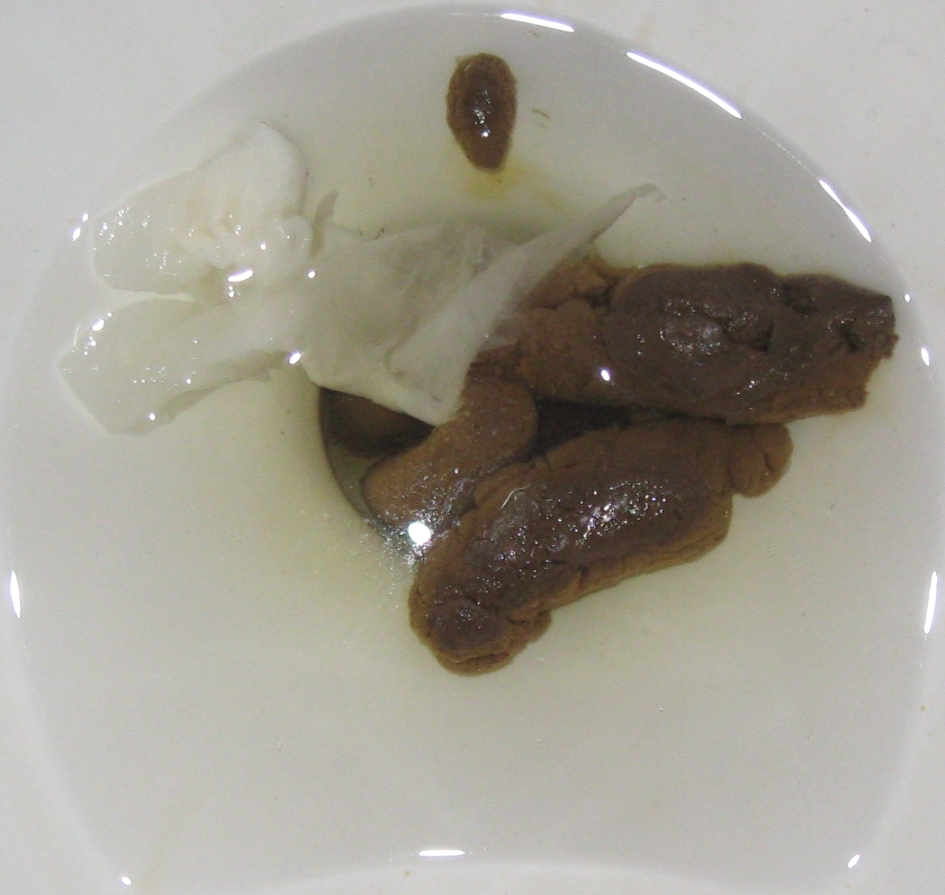
#> input picture images/stool_sample(1).jpg, 945 x 895 px
$ python temp.py   (older library calls are emulated)
#> lines starting #> are read from the running program, lines starting #| are printed output that depends on the picture; after the words box and inside, x2 and y2 are one past the last pixel; in counts of white or black regions, pixels touching at a corner belong together
import numpy as np
import cv2

img = cv2.imread("images/stool_sample(1).jpg", 0)
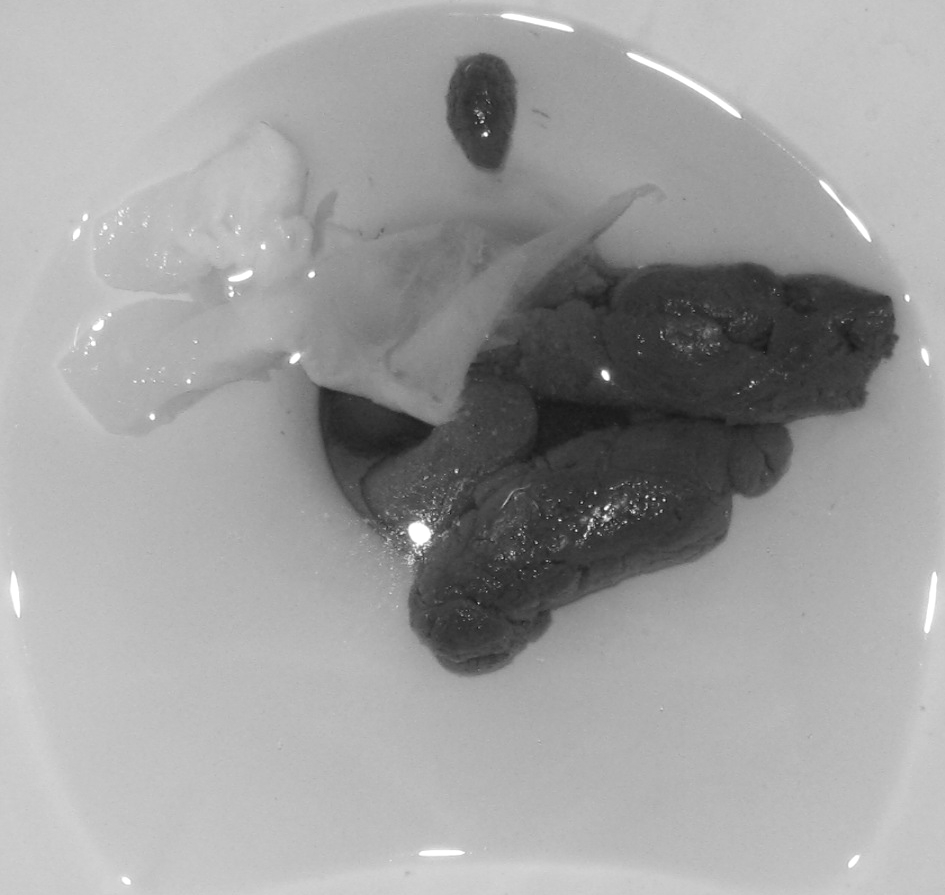
#> img: shape (895, 945); min 22, max 255, mean 158.3

_, contours, _ = cv2.findContours(img, cv2.RETR_LIST, cv2.CHAIN_APPROX_NONE)
#> contours = 1 contour; box (x1, y1, x2, y2) and area: (0, 0, 945, 895) 843936
contour_info = []
# The index of the contour that surrounds your object
for c in contours:
    contour_info.append((
        c,
        cv2.isContourConvex(c),
        cv2.contourArea(c),
    ))
#> this loop made 1 pass
#> after the loop, contour_info = 1 item

contour_info = sorted(contour_info, key=lambda x: x[2], reverse=True)

mask = np.zeros_like(img) # Create mask where white is what we want, black otherwise
cv2.drawContours(mask, contours, 0, 255, -1) # Draw filled contour in mask
#> mask: shape (895, 945); every value is 255
out = np.zeros_like(img) # Extract out the object and place into output image
out[mask == 255] = img[mask == 255]

# Now crop
(x, y) = np.where(mask == 255)
(topx, topy) = (np.min(x), np.min(y))
#> topx = 0; topy = 0
(bottomx, bottomy) = (np.max(x), np.max(y))
#> bottomx = 894; bottomy = 944
out = out[topx:bottomx+1, topy:bottomy+1]

# Show the output image
cv2.imshow('Output', out)
cv2.waitKey(5000)

$ run again, with images/stool_sample(2).jpg copied over images/stool_sample(1).jpg
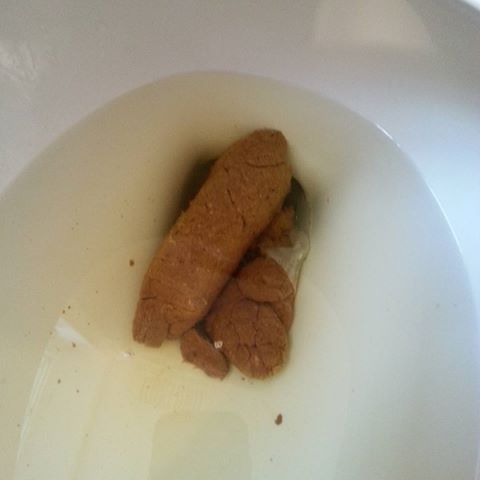
#> input picture images/stool_sample(2).jpg, 480 x 480 px
#> `img = cv2.imread("images/stool_sample(1).jpg", 0)`:
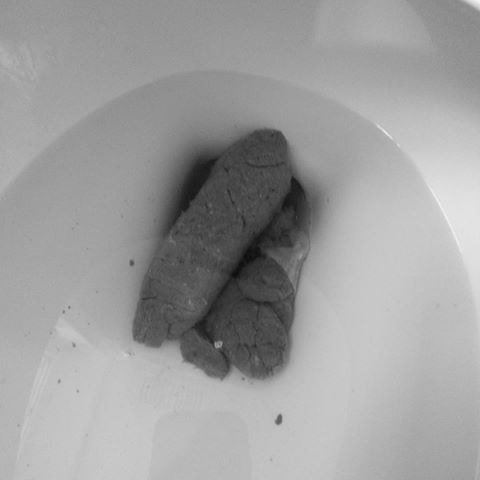
#> img: shape (480, 480); min 13, max 243, mean 157.8
#> contours = 1 contour; box (x1, y1, x2, y2) and area: (0, 0, 480, 480) 229441
#> the loop `for c in contours:` made 1 pass
#> after the loop `for c in contours:`: contour_info = 1 item
#> mask: shape (480, 480); every value is 255
#> topx = 0
#> bottomx = 479

$ run again, with images/blood_in_stool_sample(2).jpg copied over images/stool_sample(1).jpg
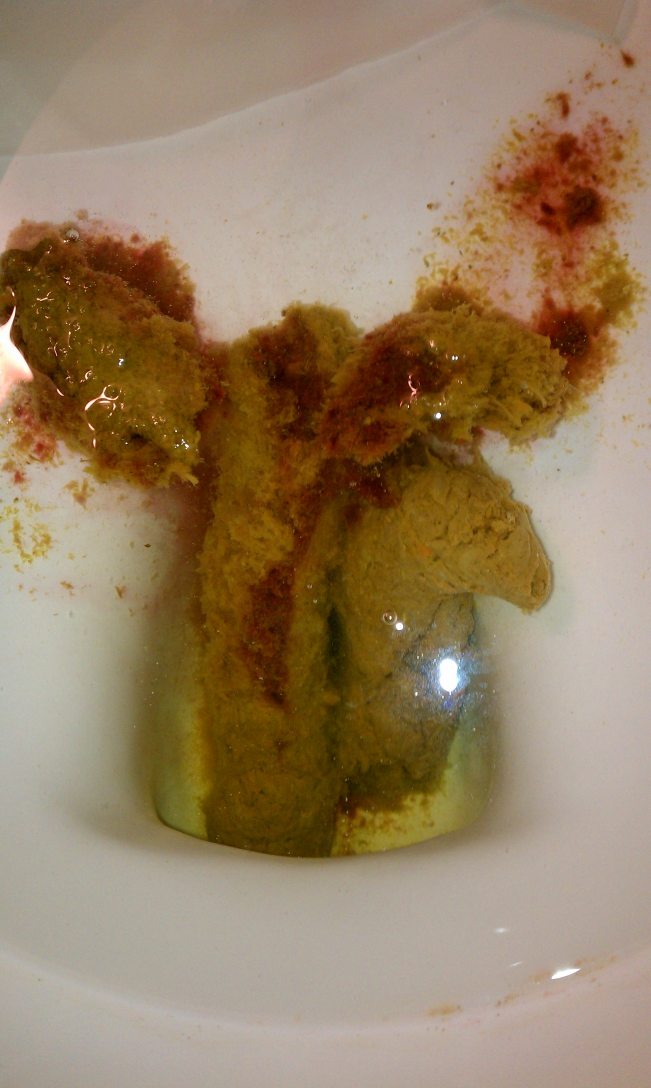
#> input picture images/blood_in_stool_sample(2).jpg, 1952 x 3264 px (shown at 1/3 size)
#> `img = cv2.imread("images/stool_sample(1).jpg", 0)`:
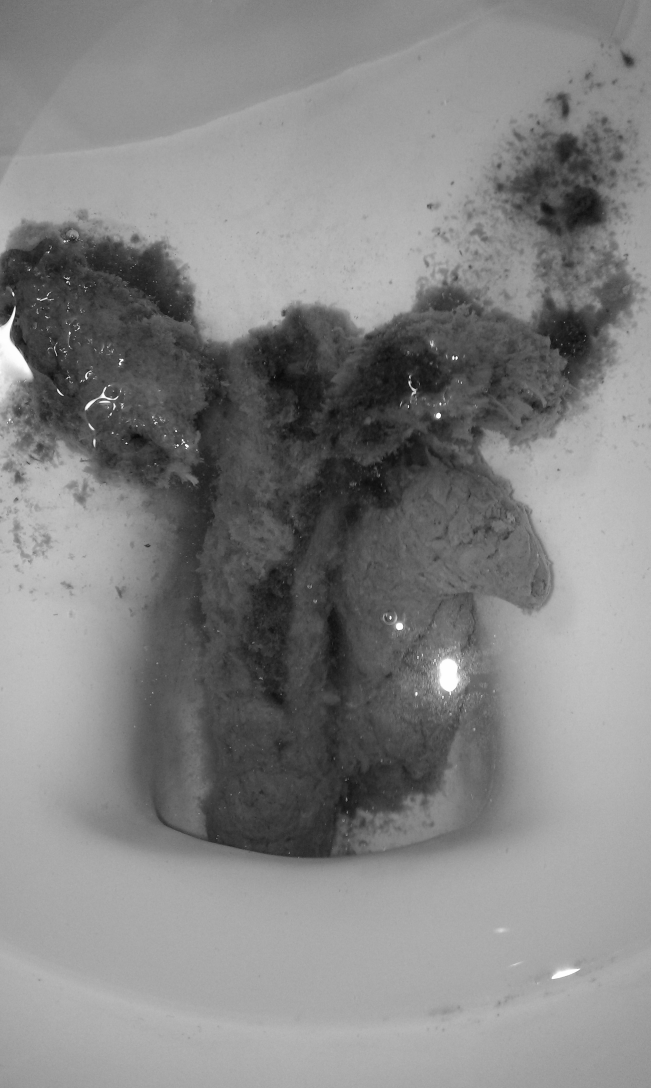
#> img: shape (3264, 1952) (shown at 1/3 size); min 7, max 255, mean 131.6
#> contours = 1 contour; box (x1, y1, x2, y2) and area: (0, 0, 1952, 3264) 6366113
#> the loop `for c in contours:` made 1 pass
#> after the loop `for c in contours:`: contour_info = 1 item
#> mask: shape (3264, 1952); every value is 255
#> topx = 0
#> bottomx = 3263; bottomy = 1951
